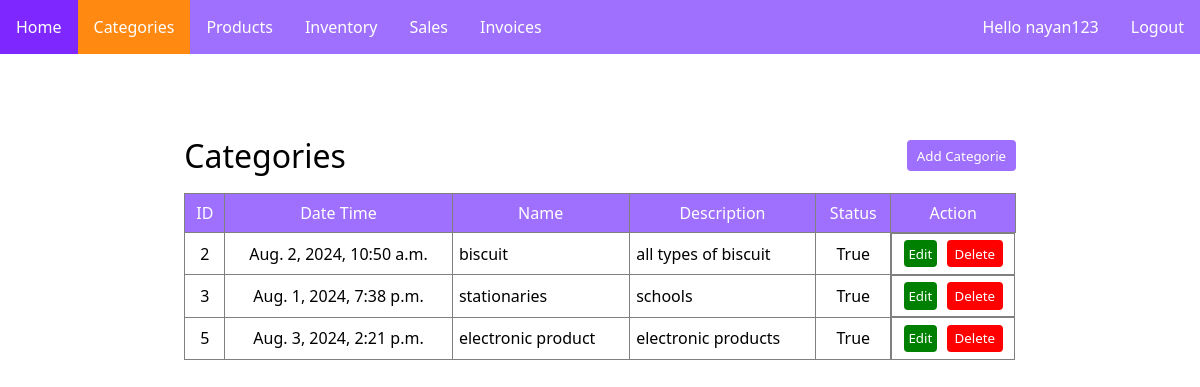
The app's page /categories (signed in) with its own data.
### items/models.py (models this page shows, shortened)
class Categories(models.Model):
    Date_Time = models.DateTimeField(auto_now=True, auto_now_add=False)
    Name = models.CharField(max_length=50)
    Description = models.TextField()
    Status = models.BooleanField(default=True)
    is_modified = models.BooleanField(default=False)

### items/views.py (the view)
# urls.py: path("categories", views.categories, name='categories'),
def categories(request):
    active_categories = "active"
    c = Categories.objects.all()
    context = {"active_categories":active_categories, "categories" : c}
    return render(request, 'items/categories.html', context)

### Templates/items/categories.html (shortened to what this page needs)
{% extends "base.html" %}
{% load static %}
{% block head %}
<link rel="stylesheet" href="{% static 'css/style.css' %}">
{% endblock head %}
{% block body %}
<div class="cont">
    <div class="flexbox">
        <h1 class="heading">Categories</h1>
        <button class="btn" onclick="window.location.href = '/add_categories'">Add Categorie</button>
    </div>
    <table class="table">
        <tr>
            <th>ID</th>
            <th>Date Time</th>
            <th>Name</th>
            <th>Description</th>
            <th>Status</th>
            <th>Action</th>
        </tr>
        <tr>
            {% if categories %}
            {% for categorie in categories %}
            <tr>
            <td style='text-align: center;'>{{categorie.id}}</td>
            <td style='text-align: center;'>{{categorie.Date_Time}}</td>
            <td>{{categorie.Name}}</td>
            <td>{{categorie.Description}}</td>
            <td style='text-align: center;'>{{categorie.Status}}</td>
            <td class="center">
                <button class="editbtn" onclick="window.location.href='/edit_categories/{{categorie.id}}/'">Edit</button>
                <button class="deletebtn" onclick="deleteconform({{categorie.id}})">Delete</button>
            </td>
            </tr>
            {% endfor %}
            {% else %}
            <td style='color:red; padding: 1rem; text-align: center;' colspan="6">Empty</td>
            {% endif %}
        </tr>
    </table>
</div>
{% endblock body %}

### Templates/base.html (shortened to what this page needs)
{% load static %}
<!DOCTYPE html>
<html lang="en">
<head>
    <link rel="stylesheet" href="{% static 'css/navbar.css' %}">
    {% block head %}
    {% endblock head %}
</head>
<body>
    <nav class="navbar">
        {% if user.is_authenticated %}
        <ul>
            <li class = '{% if active_home %}active{% endif %}' onclick="window.location.href = '/'">Home</li>
            <li class = '{% if active_categories %}active{% endif %}' onclick="window.location.href = '/categories'">Categories</li>
            <li class = '{% if active_products %}active{% endif %}' onclick="window.location.href = '/products'">Products</li>
            <li class = '{% if active_inventory %}active{% endif %}' onclick="window.location.href = '/inventory'">Inventory</li>
            <li class = '{% if active_sales %}active{% endif %}' onclick="window.location.href = '/sales'">Sales</li>
            <li class = '{% if active_invoices %}active{% endif %}' onclick="window.location.href = '/invoices'">Invoices</li>
        </ul>
        <ul>
            <li>Hello {{user.username}}</li>
            <li onclick="window.location.href = '/account/logout'">Logout</li>
        </ul>
        {% else %}
        <ul style='margin: auto;'>
            <li><h1>Inventory Management</h1></li>
        </ul>
        {% endif %}
    </nav>
    {% block body %}
    {% endblock body %}
</body>
</html>

### static/css/navbar.css (style rules this page uses)
* { box-sizing: border-box; padding: 0; margin: 0; font-family: 'Segoe UI', Tahoma, Geneva, Verdana, sans-serif; }
.navbar { display: flex; flex-direction: row; justify-content: space-between; background-color: #9F70FD; }
.navbar ul { display: flex; flex-direction: row; list-style: none; }
.navbar ul li { padding: 1rem 1rem; cursor: pointer; color: white; }
.active { background-color: #FF8911; }

### static/css/style.css (style rules this page uses)
.cont { max-width: 22cm; margin: auto; padding: 4rem 0; }
.flexbox { display: flex; flex-direction: row; flex-wrap: nowrap; justify-content: space-between; align-items: center; }
.flexbox .btn { background-color: #9F70FD; color: white; padding: 0.4rem 0.6rem; border: 0; border-radius: 4px; }
.heading { font-weight: 300; margin: 1rem 0; }
.table { width: 100%; border-collapse: collapse; }
.table th { font-weight: 400; background-color: #9F70FD; color: white; }
.table th, .table td { border: 1px solid gray; padding: 0.5rem; }
.table td { font-weight: 400; padding: 0.4rem; }
.editbtn { background-color: green; color:white; border: 0; padding: 0.3rem; border-radius: 4px; }
.deletebtn { background-color: rgb(255, 0, 0); color:white; border: 0; padding: 0.3rem 0.5rem; border-radius: 4px; }
.center { display: flex; flex-direction: row; justify-content: space-around; }

### records on screen
Categories: id "2", Date_Time "Aug. 2, 2024, 10:50 a.m.", Name "biscuit", Description "all types of biscuit", Status "True"
Categories: id "3", Date_Time "Aug. 1, 2024, 7:38 p.m.", Name "stationaries", Description "schools", Status "True"
Categories: id "5", Date_Time "Aug. 3, 2024, 2:21 p.m.", Name "electronic product", Description "electronic products", Status "True"

### other values on screen
{{ user.username }} "nayan123"
